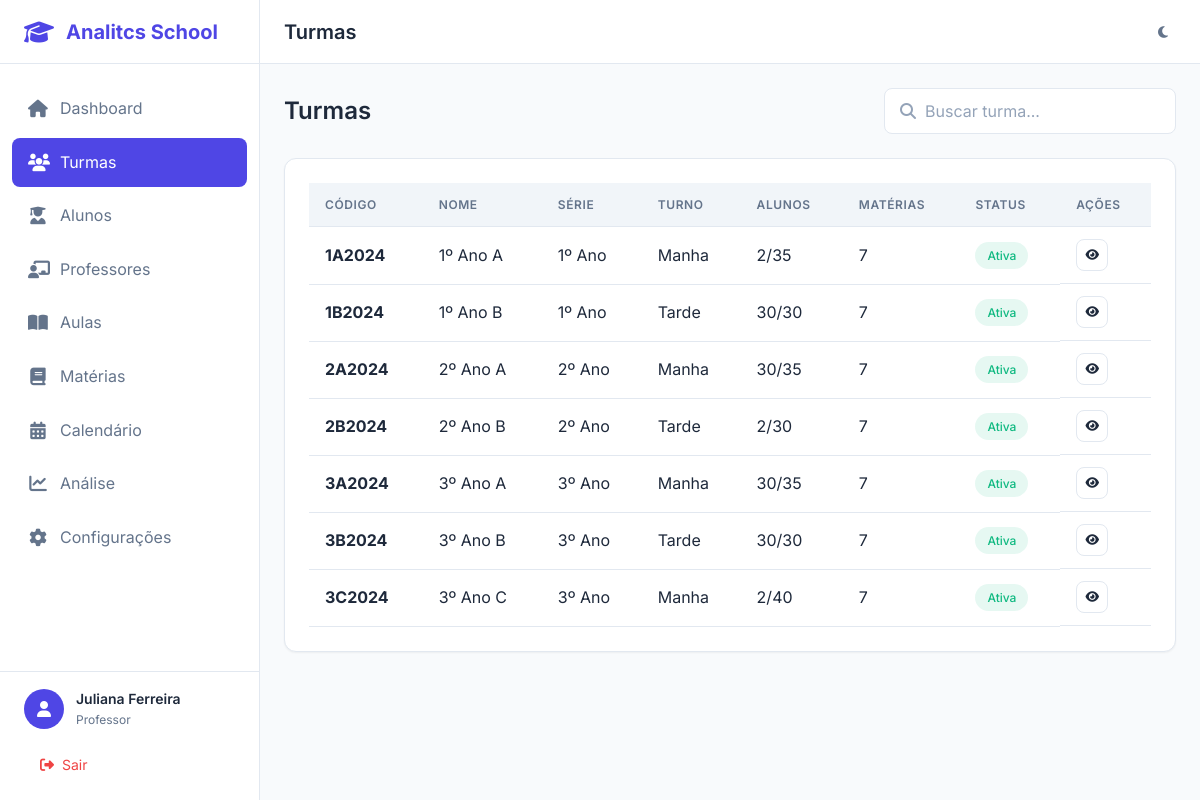
/turmas/ (signed in), run on the app's committed database.
### app/models/usuario.py (models this page shows, shortened)
class Usuario(UserMixin, db.Model):
    __tablename__ = 'usuarios'
    id = db.Column(db.Integer, primary_key=True)
    nome = db.Column(db.String(100), nullable=False)
    email = db.Column(db.String(120), unique=True, nullable=False, index=True)
    senha_hash = db.Column(db.String(256), nullable=False)
    tipo = db.Column(db.String(20), nullable=False, default='professor')
    avatar = db.Column(db.String(255), nullable=True)
    telefone = db.Column(db.String(20), nullable=True)
    tema = db.Column(db.String(10), default='light')
    ativo = db.Column(db.Boolean, default=True)
    criado_em = db.Column(db.DateTime, default=datetime.utcnow)
    atualizado_em = db.Column(db.DateTime, default=datetime.utcnow, onupdate=datetime.utcnow)
    ultimo_acesso = db.Column(db.DateTime, nullable=True)
    professor = db.relationship('Professor', backref='usuario', uselist=False, lazy=True)
    def tem_permissao(self, permissoes):
        return self.tipo in permissoes

### app/models/turma.py (models this page shows, shortened)
class Turma(db.Model):
    __tablename__ = 'turmas'
    id = db.Column(db.Integer, primary_key=True)
    nome = db.Column(db.String(50), nullable=False)
    codigo = db.Column(db.String(20), unique=True, nullable=False, index=True)
    serie = db.Column(db.String(30), nullable=False)
    ano_letivo = db.Column(db.Integer, nullable=False)
    turno = db.Column(db.String(20), nullable=False)
    capacidade_maxima = db.Column(db.Integer, default=40)
    descricao = db.Column(db.Text, nullable=True)
    ativa = db.Column(db.Boolean, default=True)
    criado_em = db.Column(db.DateTime, default=datetime.utcnow)
    atualizado_em = db.Column(db.DateTime, default=datetime.utcnow, onupdate=datetime.utcnow)
    aulas = db.relationship('Aula', backref='turma', lazy='dynamic')
    materias = db.relationship('Materia', secondary='turma_materias',
                               backref=db.backref('turmas', lazy='dynamic'))
    def get_aulas_por_periodo(self, materia_id):
        from app.models.materia import turma_materias
        result = db.session.query(turma_materias.c.aulas_por_periodo).filter(
            turma_materias.c.turma_id == self.id,
            turma_materias.c.materia_id == materia_id
        ).first()
        return result[0] if result else 0
    def to_dict(self) -> dict:
        return {
            'id': self.id,
            'nome': self.nome,
            'codigo': self.codigo,
            'serie': self.serie,
            'ano_letivo': self.ano_letivo,
            'turno': self.turno,
            'capacidade_maxima': self.capacidade_maxima,
            'descricao': self.descricao,
            'ativa': self.ativa,
            'criado_em': self.criado_em.isoformat() if self.criado_em else None,
            'atualizado_em': self.atualizado_em.isoformat() if self.atualizado_em else None
        }

### app/controllers/turmas_controller.py (the view)
@turmas_bp.route('/')
@login_required
def index():
    page = request.args.get('page', 1, type=int)
    busca = request.args.get('busca', '')
    turmas_raw = _turma_repo.get_all(order_by='nome')
    if busca:
        turmas_raw = [t for t in turmas_raw
                      if busca.lower() in t.get('nome', '').lower()
                      or busca.lower() in t.get('codigo', '').lower()]
    turmas_list = [TurmaDTO(t, _repos) for t in turmas_raw]
    turmas = _paginate(turmas_list, page)
    return render_template('turmas/index.html', turmas=turmas, busca=busca)

### app/controllers/turmas_controller.py (called while the page is built, shortened)
def _paginate(items: list, page: int, per_page: int = 20):
    total = len(items)
    start = (page - 1) * per_page
    end = start + per_page
    page_items = items[start:end]
    class PaginateObj:
        def __init__(self, items, page, per_page, total):
            self.items = items
            self.page = page
            self.per_page = per_page
            self.total = total
            self.pages = max(1, (total + per_page - 1) // per_page)
            self.has_prev = page > 1
            self.has_next = page < self.pages
            self.prev_num = page - 1
            self.next_num = page + 1
    return PaginateObj(page_items, page, per_page, total)

### app/dtos/base_dto.py (called while the page is built)
    @staticmethod
    def parse_datetime(value):
        if value is None:
            return None
        if isinstance(value, datetime):
            return value
        if isinstance(value, str):
            for fmt in [
                '%Y-%m-%dT%H:%M:%S.%f',
                '%Y-%m-%dT%H:%M:%S',
                '%Y-%m-%d %H:%M:%S.%f',
                '%Y-%m-%d %H:%M:%S',
                '%Y-%m-%d'
            ]:
                try:
                    return datetime.strptime(value, fmt)
                except ValueError:
                    continue
        return None

    @staticmethod
    def parse_bool(value):
        if isinstance(value, bool):
            return value
        if isinstance(value, int):
            return value == 1
        if isinstance(value, str):
            return value.lower() in ('true', '1', 'sim')
        return False

### app/dtos/turma_dto.py (called while the page is built)
    def total_alunos(self) -> int:
        from app.repositories import TurmaRepository
        turma_repo = self._repos.get('turma') or TurmaRepository()
        return turma_repo.count_alunos(self.id)

### app/models/materia.py (called while the page is built)
    def to_dict(self) -> dict:
        return {
            'id': self.id,
            'nome': self.nome,
            'codigo': self.codigo,
            'descricao': self.descricao,
            'carga_horaria': self.carga_horaria,
            'ativa': self.ativa
        }

### app/models/usuario.py (called while the page is built)
@login_manager.user_loader
def load_user(user_id):
    return Usuario.query.get(int(user_id))

### app/repositories/turma_repository.py (called while the page is built)
    def get_materias(self, turma_id: int) -> List[Dict]:
        turma = Turma.query.get(turma_id)
        if turma:
            result = []
            for materia in turma.materias:
                m_dict = materia.to_dict()
                m_dict['aulas_por_periodo'] = turma.get_aulas_por_periodo(materia.id)
                result.append(m_dict)
            return result
        return []

### app/templates/turmas/index.html (shortened to what this page needs)
{% extends "base.html" %}
{% block page_title %}Turmas{% endblock %}
{% block content %}
<div class="list-header">
    <h2 class="list-title">Turmas</h2>
    <div class="list-actions">
        <div class="search-box">
            <i class="fas fa-search"></i>
            <input type="text" class="form-control" placeholder="Buscar turma..." id="searchInput" value="{{ busca }}">
        </div>
    </div>
</div>
<div class="card">
    <div class="card-body">
        {% if turmas.items %}
        <div class="table-container">
            <table class="table">
                <thead>
                    <tr>
                        <th>Código</th>
                        <th>Nome</th>
                        <th>Série</th>
                        <th>Turno</th>
                        <th>Alunos</th>
                        <th>Matérias</th>
                        <th>Status</th>
                        <th>Ações</th>
                    </tr>
                </thead>
                <tbody>
                    {% for turma in turmas.items %}
                    <tr>
                        <td><strong>{{ turma.codigo }}</strong></td>
                        <td>{{ turma.nome }}</td>
                        <td>{{ turma.serie }}</td>
                        <td>{{ turma.turno|capitalize }}</td>
                        <td>{{ turma.total_alunos() }}/{{ turma.capacidade_maxima }}</td>
                        <td>{{ turma.materias|length }}</td>
                        <td>
                            {% if turma.ativa %}
                            <span class="badge badge-success">Ativa</span>
                            {% else %}
                            <span class="badge badge-danger">Inativa</span>
                            {% endif %}
                        </td>
                        <td class="table-actions">
                            <a href="{{ url_for('turmas.detalhe', id=turma.id) }}" class="btn btn-icon btn-sm btn-outline" title="Ver detalhes">
                                <i class="fas fa-eye"></i>
                            </a>
                        </td>
                    </tr>
                    {% endfor %}
                </tbody>
            </table>
        </div>
        {% endif %}
    </div>
</div>
{% endblock %}

### app/templates/base.html (shortened to what this page needs)
<!DOCTYPE html>
<html lang="pt-BR" data-theme="light">
<head>
    <link rel="stylesheet" href="https://cdnjs.cloudflare.com/ajax/libs/font-awesome/6.5.1/css/all.min.css">
    <link rel="stylesheet" href="{{ url_for('static', filename='css/main.css') }}">
    <link rel="stylesheet" href="{{ url_for('static', filename='css/components.css') }}">
    <link rel="stylesheet" href="{{ url_for('static', filename='css/responsive.css') }}">
</head>
<body {% if not current_user.is_authenticated %}class="auth-mode"{% endif %}>
    {% if current_user.is_authenticated %}
    <aside class="sidebar" id="sidebar">
        <div class="sidebar-header">
            <div class="logo">
                <i class="fas fa-graduation-cap"></i>
                <span>Analitcs School</span>
            </div>
        </div>
        <nav class="sidebar-nav">
            <ul>
                <li class="nav-item {% if request.endpoint == 'dashboard.index' %}active{% endif %}">
                    <a href="{{ url_for('dashboard.index') }}">
                        <i class="fas fa-home"></i>
                        <span>Dashboard</span>
                    </a>
                </li>
                <li class="nav-item {% if 'turmas' in request.endpoint %}active{% endif %}">
                    <a href="{{ url_for('turmas.index') }}">
                        <i class="fas fa-users"></i>
                        <span>Turmas</span>
                    </a>
                </li>
                <li class="nav-item {% if 'alunos' in request.endpoint %}active{% endif %}">
                    <a href="{{ url_for('alunos.index') }}">
                        <i class="fas fa-user-graduate"></i>
                        <span>Alunos</span>
                    </a>
                </li>
                <li class="nav-item {% if 'professores' in request.endpoint %}active{% endif %}">
                    <a href="{{ url_for('professores.index') }}">
                        <i class="fas fa-chalkboard-teacher"></i>
                        <span>Professores</span>
                    </a>
                </li>
                <li class="nav-item {% if 'aulas' in request.endpoint %}active{% endif %}">
                    <a href="{{ url_for('aulas.index') }}">
                        <i class="fas fa-book-open"></i>
                        <span>Aulas</span>
                    </a>
                </li>
                <li class="nav-item {% if 'materias' in request.endpoint %}active{% endif %}">
                    <a href="{{ url_for('materias.index') }}">
                        <i class="fas fa-book"></i>
                        <span>Matérias</span>
                    </a>
                </li>
                <li class="nav-item {% if 'calendario' in request.endpoint %}active{% endif %}">
                    <a href="{{ url_for('calendario.index') }}">
                        <i class="fas fa-calendar-alt"></i>
                        <span>Calendário</span>
                    </a>
                </li>
                <li class="nav-item {% if 'analise' in request.endpoint %}active{% endif %}">
                    <a href="{{ url_for('analise.index') }}">
                        <i class="fas fa-chart-line"></i>
                        <span>Análise</span>
                    </a>
                </li>
                <li class="nav-item {% if 'configuracoes' in request.endpoint %}active{% endif %}">
                    <a href="{{ url_for('configuracoes.index') }}">
                        <i class="fas fa-cog"></i>
                        <span>Configurações</span>
                    </a>
                </li>
            </ul>
        </nav>
        <div class="sidebar-footer">
            <div class="user-info">
                <div class="user-avatar">
                    <i class="fas fa-user"></i>
                </div>
                <div class="user-details">
                    <span class="user-name">{{ current_user.nome }}</span>
                    <span class="user-role">{{ current_user.tipo|capitalize }}</span>
                </div>
            </div>
            <a href="{{ url_for('auth.logout') }}" class="logout-btn">
                <i class="fas fa-sign-out-alt"></i>
                <span>Sair</span>
            </a>
        </div>
    </aside>
    <main class="main-content">
        <header class="header">
            <div class="header-left">
                <h1 class="page-title">{% block page_title %}Dashboard{% endblock %}</h1>
            </div>
            <div class="header-right">
                <button class="theme-toggle" id="themeToggle" title="Alternar tema">
                    <i class="fas fa-moon"></i>
                </button>
            </div>
        </header>
        <div class="content">
            {% block content %}{% endblock %}
        </div>
    </main>
    {% else %}
        {% block auth_content %}{% endblock %}
    {% endif %}
</body>
</html>

### app/static/css/components.css (style rules this page uses)
.list-header { display: flex; align-items: center; justify-content: space-between; margin-bottom: 1.5rem; flex-wrap: wrap; gap: 1rem; }
.list-title { font-size: 1.5rem; font-weight: 600; color: var(--text-primary); }
.list-actions { display: flex; align-items: center; gap: 0.75rem; }
.search-box { position: relative; }
.search-box input { padding-left: 2.5rem; min-width: 280px; }
.search-box i { position: absolute; left: 1rem; top: 50%; transform: translateY(-50%); color: var(--text-tertiary); }

### data on the page
Usuario: nome "Juliana Ferreira", tipo "Professor"
Turma: codigo "1A2024", nome "1º Ano A", serie "1º Ano", turno "Manha", total_alunos "2", capacidade_maxima "35", materias|length "7"
Turma: codigo "1B2024", nome "1º Ano B", serie "1º Ano", turno "Tarde", total_alunos "30", capacidade_maxima "30", materias|length "7"
Turma: codigo "2A2024", nome "2º Ano A", serie "2º Ano", turno "Manha", total_alunos "30", capacidade_maxima "35", materias|length "7"
Turma: codigo "2B2024", nome "2º Ano B", serie "2º Ano", turno "Tarde", total_alunos "2", capacidade_maxima "30", materias|length "7"
Turma: codigo "3A2024", nome "3º Ano A", serie "3º Ano", turno "Manha", total_alunos "30", capacidade_maxima "35", materias|length "7"
Turma: codigo "3B2024", nome "3º Ano B", serie "3º Ano", turno "Tarde", total_alunos "30", capacidade_maxima "30", materias|length "7"
Turma: codigo "3C2024", nome "3º Ano C", serie "3º Ano", turno "Manha", total_alunos "2", capacidade_maxima "40", materias|length "7"
